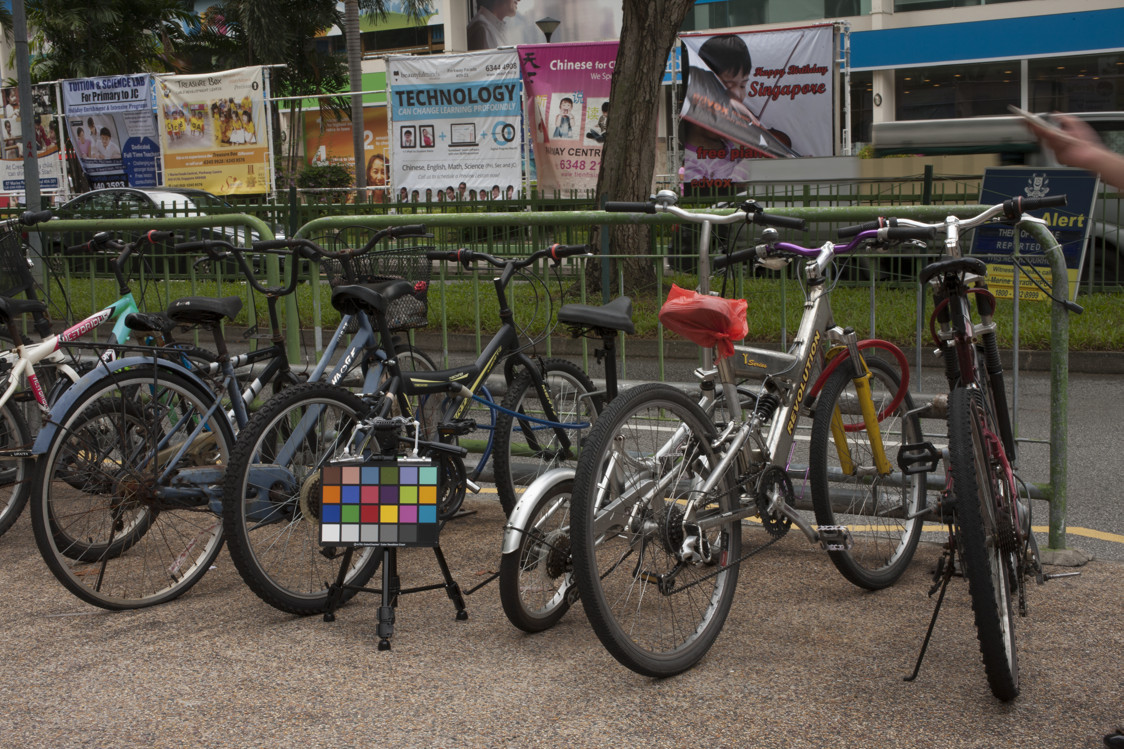
#> input picture Assign2_Color/ideal_wb.jpg, 1124 x 749 px
$ jupyter execute MV_A2.ipynb   (shell and % lines are left out)
#> lines starting #> are read from the running program, lines starting #| are printed output that depends on the picture
# Machine Vision
## Assignment 2 – Color

## Personal details

* **Name:** `PUT YOUR NAME HERE.`
* **Student ID:** `PUT YOUR STUDENT ID HERE.`

## Introduction

In this assignment, you will explore the concepts of white balance (WB), color transformations, and 2D scatter plots. The assignment is centered around two images from the [**Rendered WB dataset**](https://yorkucvil.github.io/projects/public_html/sRGB_WB_correction/dataset.html).
The first image, `incorrect_wb.jpg` (Figure 1a), exhibits an incorrect white balance with a noticeable blue color cast. In contrast, the second image, `ideal_wb.jpg` (Figure 1b) has been perfectly white-balanced using a color chart included in the scene. The third image (Figure 1c) shows the result of applying the gray world assumption for white balancing. Your goal is to implement this basic white balancing method. You will also visualize the effect of white balancing using 2D scatter plots in the CIELAB color space.

Before starting, please study [**Lecture 3**](https://moodle.oulu.fi/mod/page/view.php?id=1705511) (Light and color) and the example code in [**`Color.ipynb`**](https://github.com/jtheikkila/mvis/blob/master/jupyter/Color.ipynb).

Let us start by reading and visualizing the images:

[cell 1]
import cv2
import numpy as np
import matplotlib.pyplot as plt

# Read images
img_ideal = cv2.imread('ideal_wb.jpg')
#> img_ideal is the input picture: shape (749, 1124, 3); mean B, G, R 73.5, 81.8, 87.1
img_incorrect = cv2.imread('incorrect_wb.jpg')
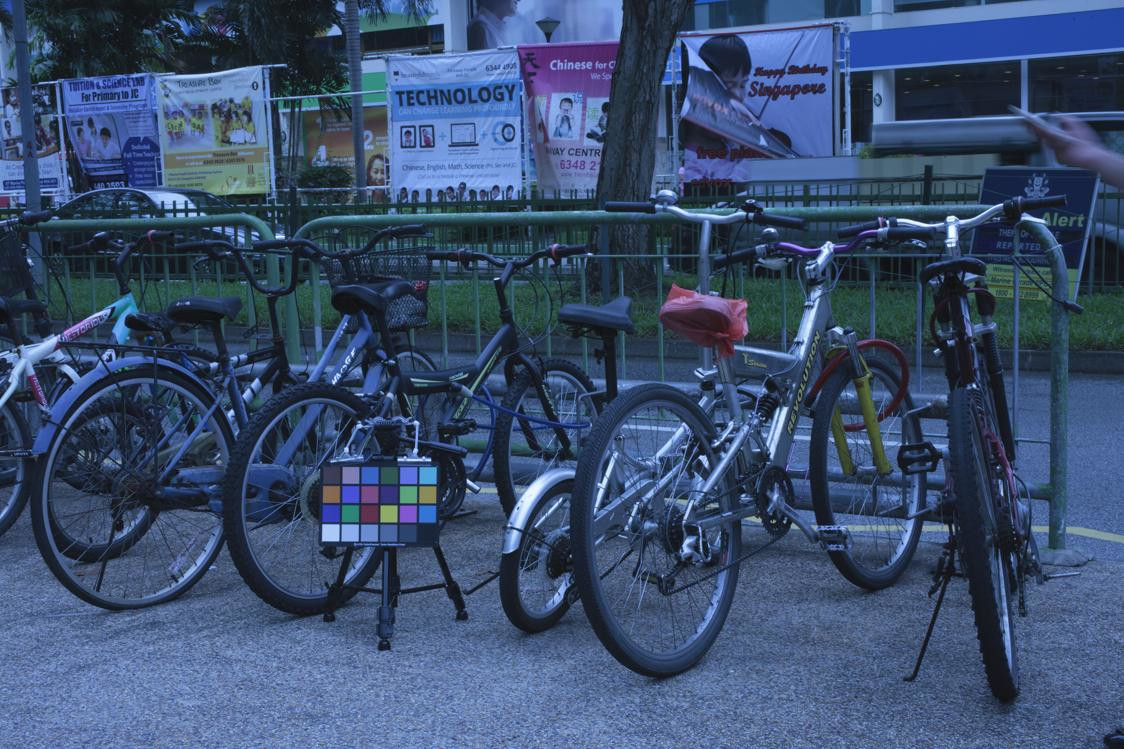
#> input picture Assign2_Color/incorrect_wb.jpg, 1124 x 749 px
#> img_incorrect is the input picture: shape (749, 1124, 3); mean B, G, R 111.1, 78.9, 59.2

# Convert from BGR to RGB
img_ideal = cv2.cvtColor(img_ideal, cv2.COLOR_BGR2RGB)
img_incorrect = cv2.cvtColor(img_incorrect, cv2.COLOR_BGR2RGB)

# Display both images side by side
plt.figure(figsize=(10,8))
plt.subplot(1,2,1)
plt.imshow(img_ideal)
plt.title('Ideal white balance')
plt.axis('off')

plt.subplot(1,2,2)
plt.imshow(img_incorrect)
plt.title('Incorrect white balance')
plt.axis('off')
plt.show()

## Task 1 – White balancing (1.0 point)

White balance (WB) ensures that objects in an image appear with consistent colors, regardless of the lighting conditions. It aims to normalize the effects of illumination, making objects appear as if they were under ideal “white light”. WB is performed by the camera’s integrated signal processor (ISP) on the raw-RGB image. This involves estimating the illumination in the scene and scaling each color channel to normalize the effect of the light source. After this, the ISP applies additional steps, such as a nonlinear gamma correction, to produce the final sRGB image.

In this task, we aim to correct the white balance of the image `incorrect_wb.jpg`. Since the raw-RGB image is not available, we perform the white balancing in the sRGB color space. Your task is to implement a basic WB method based on the **gray world assumption**, which assumes that the average intensity of each color channel (red, green, and blue) in a well-balanced image should be approximately equal. This is typically a reasonable assumption if we have a good distribution of colors in the image.

The aim is to multiply each color channel by a scaling factor to white balance the image. Mathematically, the correction can be defined as
$$
I'_c(x, y) = I_c(x, y) \cdot \frac{\mu}{\mu_c}, \quad \text{for } c \in \{R, G, B\}
$$
where:
- $I_c(x, y)$ is the intensity of channel $c$ at pixel $(x, y)$,
- $I'_c(x, y)$ is the corrected intensity,
- $\mu_c$ is the average intensity of channel $c$,
- $\mu = \frac{1}{3} (\mu_R + \mu_G + \mu_B)$ is the overall average intensity across all channels.

### Instructions
Complete the function `white_balance(img)` shown below. Your implementation should:
1. Compute the average intensity of each color channel $\mu_R$, $\mu_G$, and $\mu_B$.
2. Compute the overall average intensity $\mu$.
3. Calculate the scaling factor for each channel $\frac{\mu}{\mu_c}$.
4. Apply the scaling factors to the corresponding channels.
5. Ensure that all pixel values are clipped to the range [0, 255].

[cell 2]
def white_balance(img):

    img_corrected = img.copy()
    img_corrected = img_corrected.astype(np.float32)

    # ---------- YOUR CODE STARTS HERE -----------

    R, G, B = cv2.split(img_corrected)
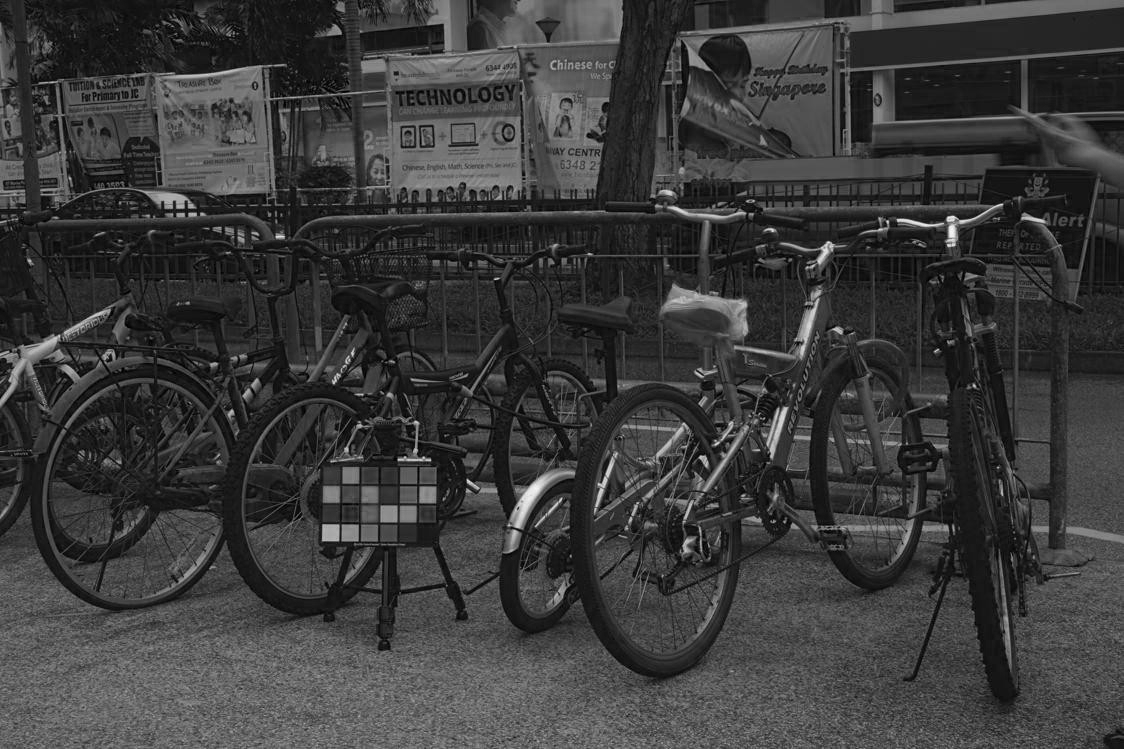
#> R: shape (749, 1124) float32; min 0, max 249, mean 59.2
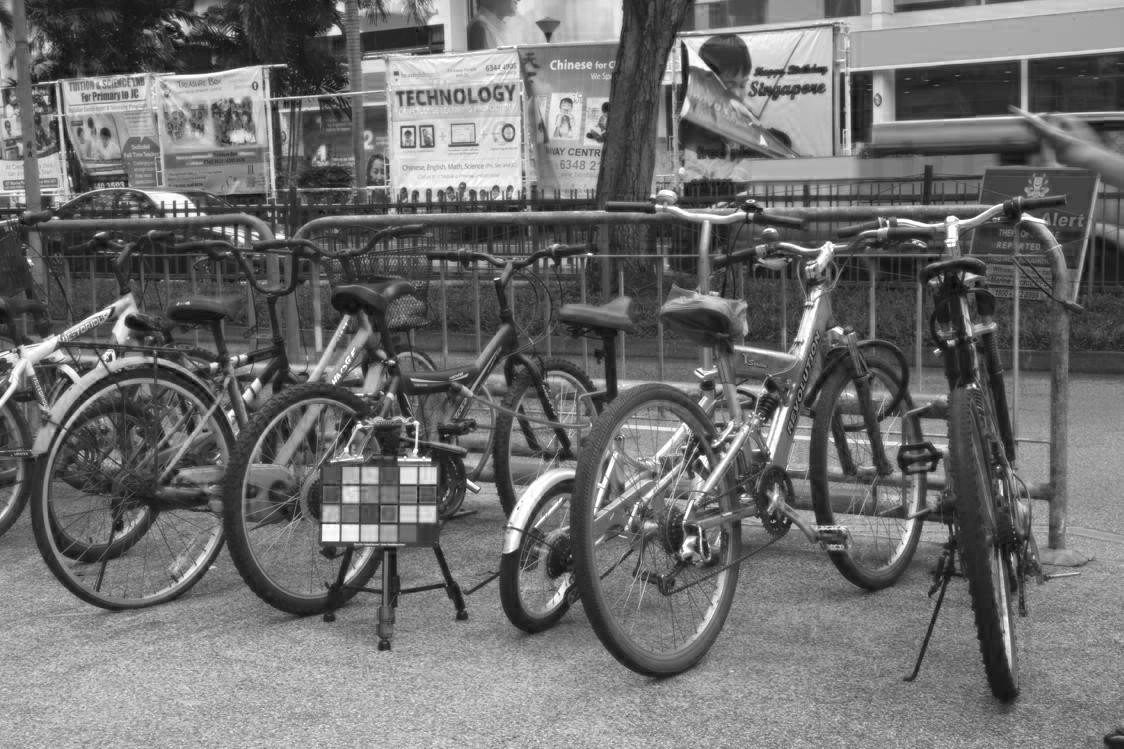
#> B: shape (749, 1124) float32; min 4, max 255, mean 111.1

    R_mean = np.mean(R)
#> R_mean = 59.2
    G_mean = np.mean(G)
#> G_mean = 78.86
    B_mean = np.mean(B)
#> B_mean = 111.1

    total_mean = (R_mean + G_mean + B_mean) / 3
#> total_mean = 83.05

    R_scaling = total_mean / R_mean
#> R_scaling = 1.4
    G_scaling = total_mean / G_mean
#> G_scaling = 1.05
    B_scaling = total_mean / B_mean
#> B_scaling = 0.748

    img_corrected = cv2.merge((R * R_scaling, G * G_scaling, B * B_scaling))


    # ----------- YOUR CODE ENDS HERE ------------

    # Clip and convert to uint8
    img_corrected = np.clip(img_corrected, 0, 255)
    img_corrected = img_corrected.astype(np.uint8)

    return img_corrected

img_wb = white_balance(img_incorrect)

# Display both images side by side
plt.figure(figsize=(12,8))
plt.subplot(1,2,1)
plt.imshow(img_ideal)
plt.title('Ideal white balance')
plt.axis('off')

plt.subplot(1,2,2)
plt.imshow(img_wb)
plt.title('Gray world assumption')
plt.axis('off')

## Task 2 – Scatter Plots (1.0 points)

In this task, you will visualize the effect of white balancing on the color distribution of an image in the CIELAB color space. The goal is to compare the 2D scatter plots of the incorrectly white-balanced image `img_incorrect`, gray-world white-balanced image `img_wb`, and ideally white-balanced image `img_ideal`. The 2D scatter plot should depict the distribution of pixel colors in the a* (green-red) and b* (blue-yellow) channels of the CIELAB color space. The example code in [**`Color.ipynb`**](https://github.com/jtheikkila/mvis/blob/master/jupyter/Color.ipynb) will help you to complete this task.

By creating these scatter plots, you will observe how the gray-world white balancing modifies the color distribution. Ideally, the scatter plot for the white-balanced image should closely resemble that of the ideal white-balanced image.

### Instructions
Implement the function `scatter_plot(img_rgb)` to generate 2D scatter plots.
1. Resize the input image by a factor of 4 to reduce computational overhead.
2. Convert the RGB image to the CIELAB color space using OpenCV.
3. Extract the `a*` and `b*` channels for the 2D scatter plot.
4. Use the RGB colors of the pixels to color the scatter plot markers.
5. Run the code cell to create and compare the scatter plots for `img_incorrect`, `img_ideal`, and `img_wb`. The resulting scatter plots should be similar (not identical) to those shown in Figure 1.

[cell 3]
def scatter_plot(img_rgb):

    # ---------- YOUR CODE STARTS HERE -----------
    img_rgb = cv2.resize(img_rgb, (0,0), fx=0.25, fy=0.25)
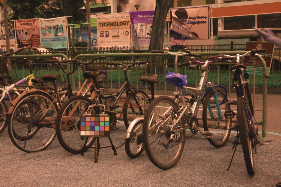
#> img_rgb: shape (187, 281, 3); mean of channels 0, 1, 2 59.3, 78.9, 111.1; drawn as B, G, R
    img_lab = cv2.cvtColor(img_rgb, cv2.COLOR_RGB2LAB)
#> img_lab: shape (187, 281, 3); mean of channels 0, 1, 2 83.7, 130.2, 107.6

    L, A, B = cv2.split(img_lab)
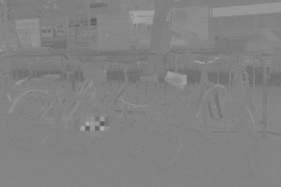
#> A: shape (187, 281); min 94, max 175, mean 130.2
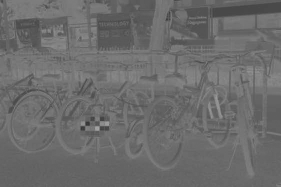
#> B: shape (187, 281); min 52, max 165, mean 107.6

    colors = img_rgb.reshape((-1, 3)) / 255.0

    plt.figure(figsize=(6, 6))
    plt.scatter(A, B, c=colors, marker='.')
    plt.xlabel('a*')
    plt.ylabel('b*')

    plt.grid(True)
    plt.show()

    # ----------- YOUR CODE ENDS HERE ------------

scatter_plot(img_incorrect)
scatter_plot(img_ideal)
#> in scatter_plot (call 2), `img_lab = cv2.cvtColor(img_rgb, cv2.COLOR_RGB2LAB)`: img_lab: shape (187, 281, 3); mean of channels 0, 1, 2 88, 128.9, 133.8
#> in scatter_plot (call 2), `L, A, B = cv2.split(img_lab)`:
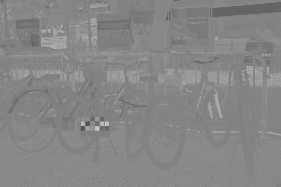
#> B: shape (187, 281); min 80, max 197, mean 133.8
#> in scatter_plot (call 2), `plt.show()`:
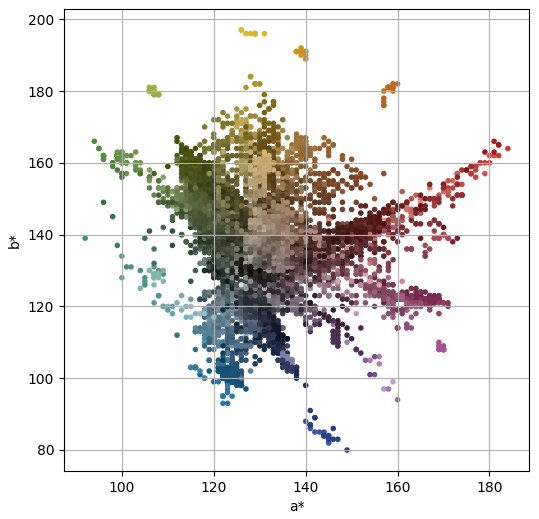
#> figure drawn by matplotlib, 1 panel
scatter_plot(img_wb)
#> in scatter_plot (call 3), `img_rgb = cv2.resize(img_rgb, (0,0), fx=0.25, fy=0.25)`:
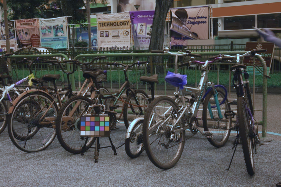
#> img_rgb: shape (187, 281, 3); mean of channels 0, 1, 2 82.5, 82.6, 82.6; drawn as B, G, R
#> in scatter_plot (call 3), `img_lab = cv2.cvtColor(img_rgb, cv2.COLOR_RGB2LAB)`: img_lab: shape (187, 281, 3); mean of channels 0, 1, 2 88.3, 128.2, 128.1
#> in scatter_plot (call 3), `plt.show()`:
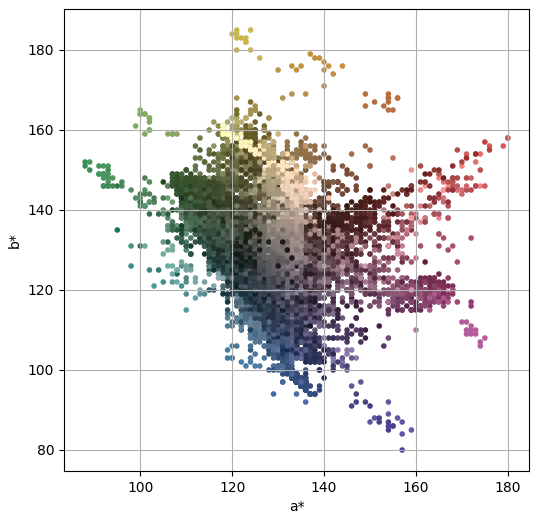
#> figure drawn by matplotlib, 1 panel
